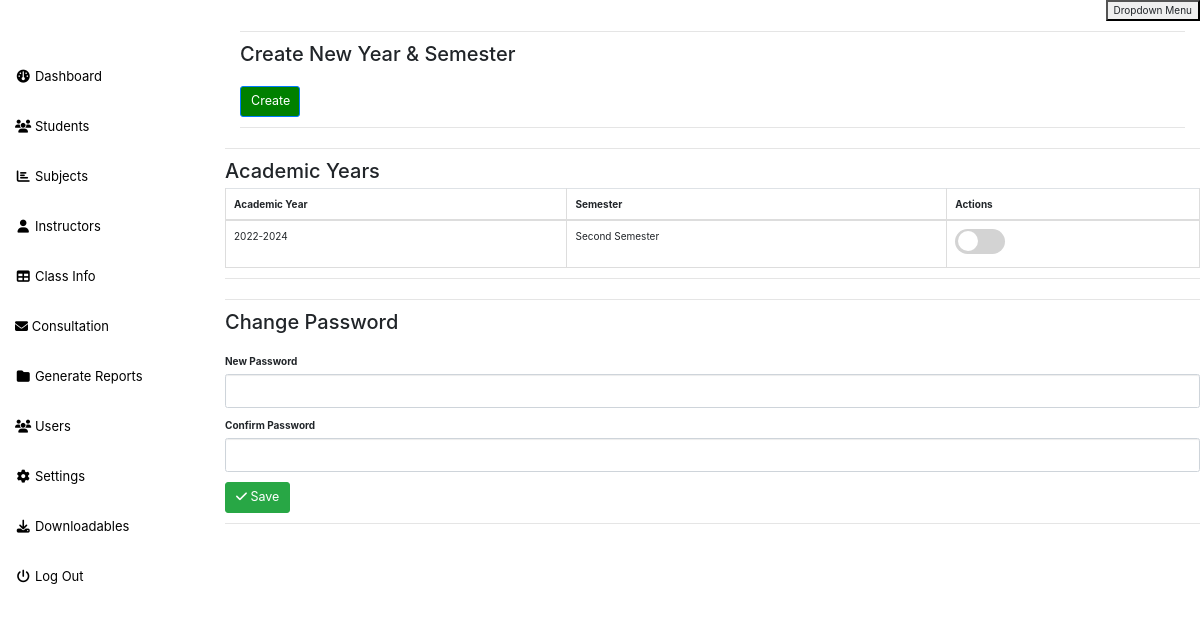
Before: /admin/settings.php (signed in) with the older database file.
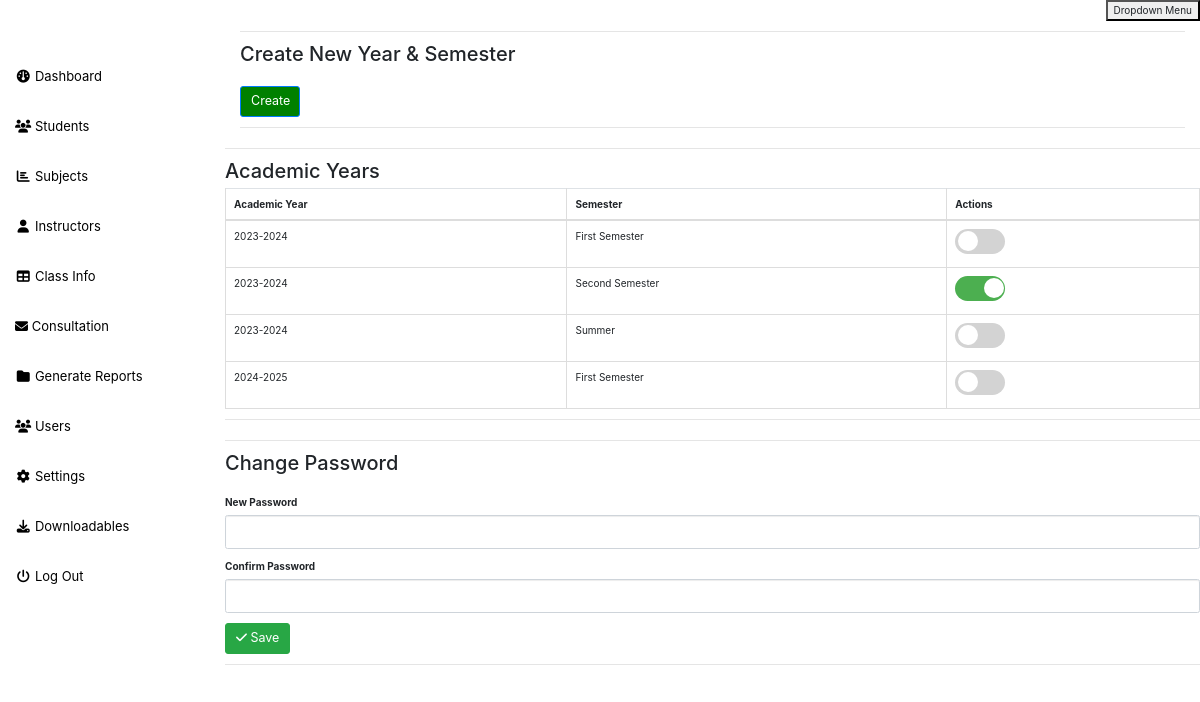
After: the same page with the newer database file.
### tables this page shows
CREATE TABLE `ay` (
  `id` int(11) NOT NULL,
  `academic_year` varchar(255) DEFAULT NULL,
  `semester` varchar(255) DEFAULT NULL,
  `semester_id` int(11) DEFAULT NULL,
  `display` tinyint(4) DEFAULT NULL,
  `semester_display` tinyint(4) NOT NULL DEFAULT 1,
  `start_date` date DEFAULT NULL
);

### admin/settings.php (the view, shortened to what this page needs)
<?php
include ('include/header.php');
include ('include/sidebar.php');
include 'connection.php';
$ayResult = $dbconnection->query("SELECT * from ay");
$ay = [];
if ($ayResult) {
    while ($row = $ayResult->fetch_assoc()) {
        $ay[] = $row;
    }
}
?>
<div class="col-lg-12">
    <hr>
    <h2>Create New Year & Semester</h2>
    <br>
    <button type="button" class="btn btn-primary btn-lg" data-toggle="modal" data-target="#yearModal"
        style="background-color: green; max-width: 60px;">Create </button>
    <hr>
</div>
<div class="row">
    <div class="col-lg-12">
        <hr>
        <h2>Academic Years</h2>
        <?php if (!empty($ay)) { ?>
            <table class="table table-bordered">
                <thead>
                    <tr>
                        <th>Academic Year</th>
                        <th>Semester</th>
                        <th>Actions</th>
                    </tr>
                </thead>
                <tbody>
                    <?php foreach ($ay as $year) {
                        ?>
                        <tr>
                            <td><?php echo $year['academic_year']; ?></td>
                            <td><?php echo $year['semester']; ?></td>
                            <td>
                                <form action="" method="post" style="display: inline;">
                                    <label class="switch">
                                        <span
                                            class="slider round <?php echo isset($year['display']) && $year['display'] == 1 ? 'checked' : ''; ?>"></span>
                                    </label>
                                </form>
                            </td>
                        </tr>
                    <?php } ?>
                </tbody>
            </table>
        <?php } else { ?>
            <p>No academic years created.</p>
        <?php } ?>
        <hr>
    </div>
</div>
<div class="row">
    <div class="col-lg-12">
        <form action="" method="post">
            <hr>
            <h2>Change Password</h2>
            <br>
            <div class="form-group">
                <label>New Password</label>
                <input type="password" name="new" class="form-control" x-ref="new" required>
            </div>
            <div class="form-group">
                <label>Confirm Password</label>
                <input type="password" name="confirm" class="form-control" x-ref="confirm" required>
            </div>
            <button type="submit" name="updatePass" @click="validate" class="btn btn-success btn-lg"
                name="changePassword"> <i class="fa fa-check"></i> Save</button>
            <hr>
        </form>
    </div>
</div>
</div>
<?php include ('include/footer.php');

### admin/include/header.php (shortened to what this page needs)
<!DOCTYPE html>
<html lang="en">
<head>
    <link href="../css/bootstrap.min.css" rel="stylesheet">
    <link href="../css/sb-admin.css" rel="stylesheet">
    <link href="../css/plugins/morris.css" rel="stylesheet">
    <link href="../css/font-awesome.min.css" rel="stylesheet" type="text/css">
    <link rel="stylesheet" href="https://cdn.jsdelivr.net/npm/bootstrap@4.0.0/dist/css/bootstrap.min.css">
        <link rel="stylesheet" href="https://cdnjs.cloudflare.com/ajax/libs/font-awesome/6.2.1/css/all.min.css" />
    <link rel="stylesheet" href="//cdn.datatables.net/1.13.1/css/jquery.dataTables.min.css" class="rel">
    <link href="../css/style.css" rel="stylesheet">
<body>
<div class="dropdown" style="float:right;">
  <button onclick="myFunction()" class="dropbtn">Dropdown Menu</button>
</div>
    <div id="wrapper">

### admin/include/sidebar.php (shortened to what this page needs)
<div class="collapse navbar-collapse navbar-ex1-collapse ">
    <ul class="nav navbar-nav side-nav hidden-print">
        <li class="active">
            <a href="index.php"><i class="fa fa-fw fa-dashboard"></i> Dashboard</a>
        </li>
        <li>
            <a href="studentlist.php" style="background-color: white;"><i class="fa fa-fw fa-users"></i> Students</a>
        </li>
        <li>
            <a href="subject.php"><i class="fa fa-fw fa-bar-chart-o"></i> Subjects</a>
        </li>
        <li>
            <a href="teacherlist.php"><i class="fa fa-fw fa-user"></i> Instructors</a>
        </li>
        <li>
            <a href="class.php"><i class="fa fa-fw fa-table"></i> Class Info</a>
        </li>
        <li>
            <a href="list.php"><i class="fa fa-envelope"></i> Consultation</a>
        </li>
        <li>
            <a href="report.php"><i class="fa fa-fw fa-folder"></i> Generate Reports</a>
        </li>
        <li>
            <a href="users.php"><i class="fa fa-fw fa-users"></i> Users</a>
        </li>
        <li>
            <a href="settings.php"><i class="fa fa-fw fa-gear"></i> Settings</a>
        </li>
                <li>
            <a href="#" data-toggle="modal" data-target="#downloadModal"><i class="fa fa-fw fa-download"></i>
                Downloadables</a>
        </li>
        <li>
            <a href="../logout.php"><i class="fa fa-fw fa-power-off"></i> Log Out</a>
        </li>
    </ul>
</div>

### admin/include/footer.php (shortened to what this page needs)
</body>
</html>

### css/sb-admin.css (style rules this page uses)
body { margin-top: 100px; background-color: rgb(255, 255, 255); }
@media (min-width:768px) { body { margin-top: 50px; } }
#wrapper { padding-left: 0; }
@media (min-width:768px) { #wrapper { padding-left: 225px; background-color: #fff; } }
@media (min-width:768px) { .side-nav { position: fixed; font-size: 13px; top: 51px; left: 225px; width: 225px; margin-left: -225px; border: none; border-radius: 0; overflow-y: auto; background-color: rgb(255, 255, 255); } }
@media (min-width:768px) { .side-nav>li>a { width: 225px; color: #000000; } }

### admin/include/header.php (style rules this page uses)
.dropdown { position: relative; display: inline-block; }

### admin/settings.php (style rules this page uses)
.switch { position: relative; display: inline-block; width: 50px; height: 25px; }
.slider { position: absolute; cursor: pointer; top: 0; left: 0; right: 0; bottom: 0; background-color: lightgray; transition: 0.4s; border-radius: 25px; }
.slider:before { position: absolute; content: ''; height: 20px; width: 20px; left: 3px; bottom: 3px; background-color: white; transition: 0.4s; border-radius: 50%; }
.slider.round { border-radius: 26px; }
.slider.round:before { border-radius: 50%; }
.slider.checked { background-color: #4CAF50; }
.slider.checked:before { transform: translateX(26px); }

Changed rows visible on the page:
removed ay: academic_year "2022-2024", semester "Second Semester"
added ay: academic_year "2023-2024", semester "First Semester", display 0 (drawn)
added ay: academic_year "2023-2024", semester "Second Semester", display 1 (drawn)
added ay: academic_year "2023-2024", semester "Summer", display 0 (drawn)
added ay: academic_year "2024-2025", semester "First Semester", display 0 (drawn)
